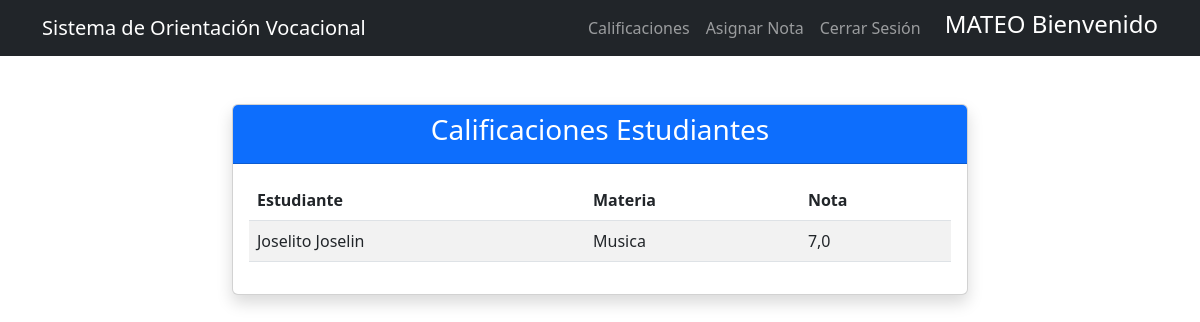
Screenshot of /calificaciones/ (signed in) with the database file from the repository.
### Usuarios/models.py (models this page shows, shortened)
class User(AbstractUser):
    ROLES = (
        ('estudiante', 'Estudiante'),
        ('profesor', 'Profesor'),
    )
    role = models.CharField(max_length=10, choices=ROLES, verbose_name="Rol")
    cedula = models.CharField(max_length=10, unique=True, verbose_name="Cédula")
    telefono = models.CharField(max_length=10, verbose_name="Teléfono")
    especialidad = models.CharField(max_length=100, null=True, blank=True, verbose_name="Especialidad")
    fecha_nacimiento = models.DateField(null=True, blank=True, verbose_name="Fecha de Nacimiento")
    direccion = models.TextField(null=True, blank=True, verbose_name="Dirección")
    groups = models.ManyToManyField(
        'auth.Group',
        verbose_name='groups',
        blank=True,
        related_name='custom_user_set',
        related_query_name='custom_user'
    )
    user_permissions = models.ManyToManyField(
        'auth.Permission',
        verbose_name='user permissions',
        blank=True,
        related_name='custom_user_set',
        related_query_name='custom_user'
    )

### Academico/models.py (models this page shows, shortened)
class Clase(models.Model):
    id_clase = models.AutoField(primary_key=True)
    nombre = models.CharField(max_length=100, verbose_name="Nombre")
    codigo = models.CharField(max_length=20, verbose_name="Código")
    creditos = models.IntegerField(verbose_name="Créditos")
    profesor = models.ForeignKey(User, on_delete=models.CASCADE, limit_choices_to={'role': 'profesor'})
    class Meta:
        verbose_name = "Clase"
        verbose_name_plural = "Clases"

class Calificacion(models.Model):
    id_calificacion = models.AutoField(primary_key=True)
    estudiante = models.ForeignKey(User, on_delete=models.CASCADE, limit_choices_to={'role': 'estudiante'})
    clase = models.ForeignKey(Clase, on_delete=models.CASCADE)
    nota = models.FloatField(verbose_name="Nota", validators=[MaxValueValidator(10)])
    fecha_registro = models.DateField(auto_now_add=True, verbose_name="Fecha de Registro")
    comentario = models.TextField(blank=True, null=True, verbose_name="Comentario")
    class Meta:
        verbose_name = "Calificación"
        verbose_name_plural = "Calificaciones"

### Core/views.py (the view)
# urls.py: path('calificaciones/', views.calificaciones, name='calificaciones'),
@login_required
def calificaciones(request):
    if request.user.is_superuser:
        calificaciones = (
            Calificacion.objects.select_related('clase', 'estudiante')
            .only('clase__nombre', 'nota', 'estudiante__first_name', 'estudiante__last_name')
            .all()
        )
    else:
        calificaciones = (
            Calificacion.objects.select_related('clase')
            .only('clase__nombre', 'nota')
            .filter(estudiante=request.user)
        )
    data = [
        {
            'estudiante': f"{cal.estudiante.first_name} {cal.estudiante.last_name}" if request.user.is_superuser else None,
            'clase': cal.clase.nombre,
            'nota': cal.nota,
        }
        for cal in calificaciones
    ]
    return render(request, 'core/calificaciones.html', {'data': data, 'is_superuser': request.user.is_superuser})

### Core/templates/core/calificaciones.html
{% extends 'core/index.html' %}
{% block content %}
<div class="container mt-5">
    <div class="row justify-content-center">
        <div class="col-md-8">
            <div class="card shadow">
                <div class="card-header bg-primary text-white text-center">
                    <h3>Calificaciones Estudiantes</h3>
                </div>
                <div class="card-body">
                    {% if data %}
                        <table class="table table-striped table-hover">
                            <thead>
                                <tr>
                                    {% if is_superuser %}
                                        <th>Estudiante</th>
                                    {% endif %}
                                    <th>Materia</th>
                                    <th>Nota</th>
                                </tr>
                            </thead>
                            <tbody>
                                {% for item in data %}
                                    <tr>
                                        {% if is_superuser %}
                                            <td>{{ item.estudiante }}</td>
                                        {% endif %}
                                        <td>{{ item.clase }}</td>
                                        <td>{{ item.nota }}</td>
                                    </tr>
                                {% endfor %}
                            </tbody>
                        </table>
                    {% else %}
                        <div class="alert alert-info text-center" role="alert">
                            No existen calificaciones registradas en el sistema.
                        </div>
                    {% endif %}
                </div>
            </div>
        </div>
    </div>
</div>
{% endblock %}

### Core/templates/core/index.html (shortened to what this page needs)
<!DOCTYPE html>
<html lang="es">
<head>
    {% load static %}
    <link href="https://cdn.jsdelivr.net/npm/bootstrap@5.3.0/dist/css/bootstrap.min.css" rel="stylesheet">
</head>
<body>
    {% block header %}
    <header>
        <nav class="navbar navbar-expand-lg navbar-dark bg-dark">
            <div class="container">
                <a class="navbar-brand" href="/">Sistema de Orientación Vocacional</a>
                <div class="navbar-nav ml-auto">
                    {% if request.user.is_authenticated %}
                        {% if request.user.role == 'estudiante'%}
                            <a class="nav-link" href="{% url 'calificaciones' %}">Calificaciones</a>
                        {% elif request.user.role == 'profesor' %}
                            <a class="nav-link" href="{% url 'asignarNota' %}">Asignar Nota</a>
                        {% elif request.user.is_superuser %}
                            <a class="nav-link" href="{% url 'calificaciones' %}">Calificaciones</a>
                            <a class="nav-link" href="{% url 'asignarNota' %}">Asignar Nota</a>
                        {% endif %}
                        <a class="nav-link" href="{% url 'exit' %}">Cerrar Sesión</a>
                        <h4 class="text-white ms-3 align-self-center">{{request.user.username | upper}} Bienvenido</h4>
                    {% else %}
                        <a class="nav-link" href="{% url 'login' %}">Iniciar Sesión</a>
                        <a class="nav-link" href="{% url 'register' %}">Registrarse</a>
                    {% endif %}
                </div>
            </div>
        </nav>
    </header>
    {% endblock %}
    {% block content %}{% endblock %}
</body>
</html>

### rows the page displays
User: user.username "MATEO"
Clase: clase "Musica"
Calificacion: nota "7,0"

### other values shown
{{ item.estudiante }} "Joselito Joselin"
